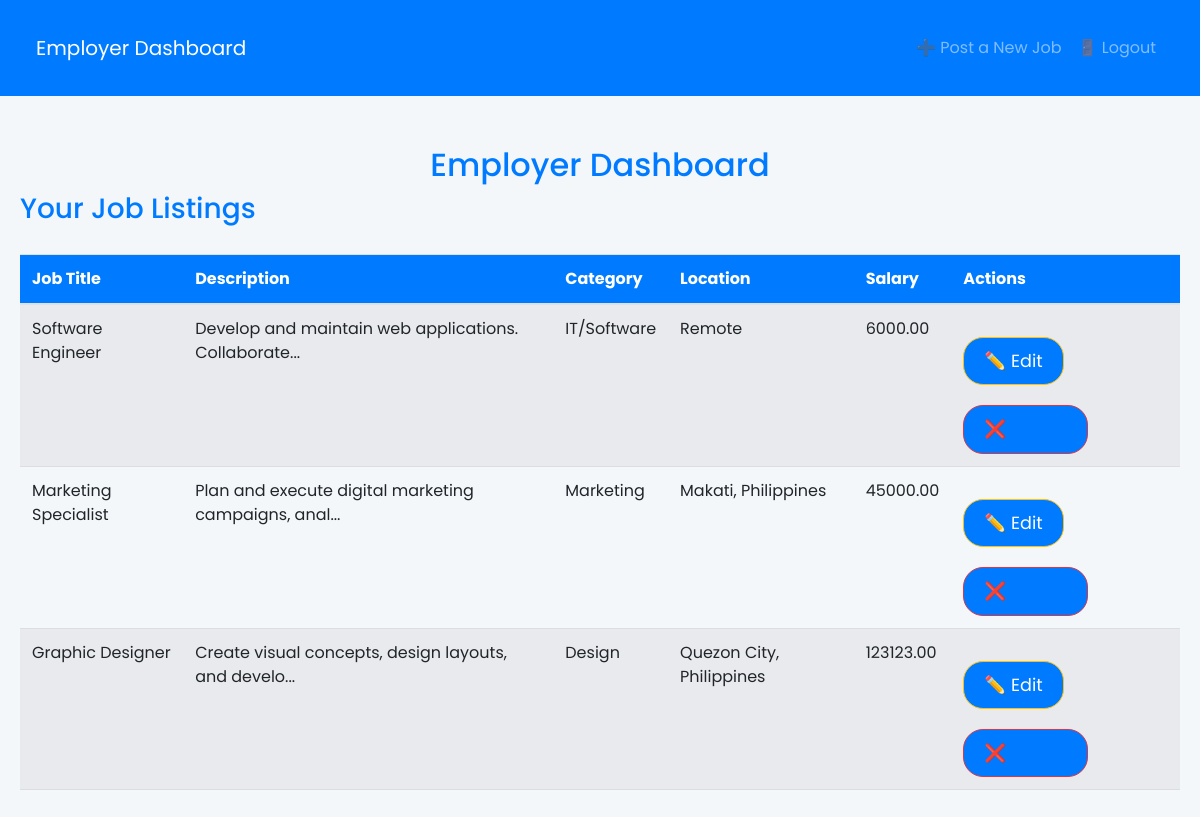
/job-board/employer_dashboard.php (signed in), run on the app's committed database.
### tables this page shows
CREATE TABLE `jobs` (
  `id` int(11) NOT NULL,
  `employer_id` int(11) NOT NULL,
  `title` varchar(255) NOT NULL,
  `description` text NOT NULL,
  `category` varchar(100) DEFAULT NULL,
  `location` varchar(255) DEFAULT NULL,
  `salary` decimal(10,2) DEFAULT NULL,
  `created_at` timestamp NOT NULL DEFAULT current_timestamp()
);

### job-board/employer_dashboard.php (the view, shortened to what this page needs)
<?php
require 'db.php';
$employer_id = $_SESSION['user_id'];
$sql = "SELECT id, title, description, category, location, salary FROM jobs WHERE employer_id = ?";
$stmt = $conn->prepare($sql);
$stmt->bind_param("i", $employer_id);
$stmt->execute();
$result = $stmt->get_result();
?>
<!DOCTYPE html>
<html lang="en">
<head>
    <link href="https://stackpath.bootstrapcdn.com/bootstrap/4.5.2/css/bootstrap.min.css" rel="stylesheet">
    <link rel="stylesheet" href="assets/css/employer.css">
</head>
<body>
    <nav class="navbar navbar-expand-lg navbar-dark fixed-top">
        <div class="container">
            <a class="navbar-brand" href="employer_dashboard.php">Employer Dashboard</a>
            <div class="collapse navbar-collapse" id="navbarNav">
                <ul class="navbar-nav ml-auto">
                    <li class="nav-item">
                        <a class="nav-link" href="post_job.php">➕ Post a New Job</a>
                    </li>
                    <li class="nav-item">
                        <a class="nav-link" href="logout.php">🚪 Logout</a>
                    </li>
                </ul>
            </div>
        </div>
    </nav>
    <div class="container mt-5 pt-5">
        <h2 class="text-center">Employer Dashboard</h2>
        <h3>Your Job Listings</h3>
        <?php if ($result->num_rows > 0): ?>
            <div class="table-responsive">
                <table class="table table-striped">
                    <thead>
                        <tr>
                            <th>Job Title</th>
                            <th>Description</th>
                            <th>Category</th>
                            <th>Location</th>
                            <th>Salary</th>
                            <th>Actions</th>
                        </tr>
                    </thead>
                    <tbody>
                        <?php while ($row = $result->fetch_assoc()): ?>
                            <tr>
                                <td><?php echo htmlspecialchars($row['title']); ?></td>
                                <td><?php echo htmlspecialchars(substr($row['description'], 0, 50)) . '...'; ?></td>
                                <td><?php echo htmlspecialchars($row['category']); ?></td>
                                <td><?php echo htmlspecialchars($row['location']); ?></td>
                                <td><?php echo htmlspecialchars($row['salary']); ?></td>
                                <td class="action-links">
                                    <button class="btn btn-warning" data-toggle="modal" data-target="#editModal<?php echo $row['id']; ?>">✏️ Edit</button>
                                    <a href="employer_dashboard.php?delete_id=<?php echo $row['id']; ?>" class="btn btn-danger" onclick="return confirm('Are you sure you want to delete this job?')">❌ Delete</a>
                                </td>
                            </tr>
                        <?php endwhile; ?>
                    </tbody>
                </table>
            </div>
        <?php else: ?>
            <p class="text-center">❌ No jobs posted yet.</p>
        <?php endif; ?>
    </div>
</body>
</html>

### job-board/assets/css/employer.css (style rules this page uses)
body { font-family: 'Poppins', sans-serif; background-color: #f4f7fa; color: #333; padding-top: 50px; }
.navbar { background-color: #007bff; }
.navbar a { color: white; }
.container { max-width: 1200px; margin: 0 auto; padding: 20px; }
h2, h3 { color: #007bff; }
.btn { background-color: #007bff; color: white; border-radius: 20px; padding: 10px 20px; font-size: 1.1rem; margin-top: 20px; }
table { width: 100%; margin-top: 20px; border-collapse: collapse; }
th, td { padding: 12px; text-align: left; border-bottom: 1px solid #ddd; }
th { background-color: #007bff; color: white; }
.action-links a { margin-right: 10px; text-decoration: none; color: #007bff; }

### data on the page
jobs: title "Software Engineer", description "Develop and maintain web applications. Collaborate", category "IT/Software", location "Remote", salary "6000.00"
jobs: title "Marketing Specialist", description "Plan and execute digital marketing campaigns, anal", category "Marketing", location "Makati, Philippines", salary "45000.00"
jobs: title "Graphic Designer", description "Create visual concepts, design layouts, and develo", category "Design", location "Quezon City, Philippines", salary "123123.00"
